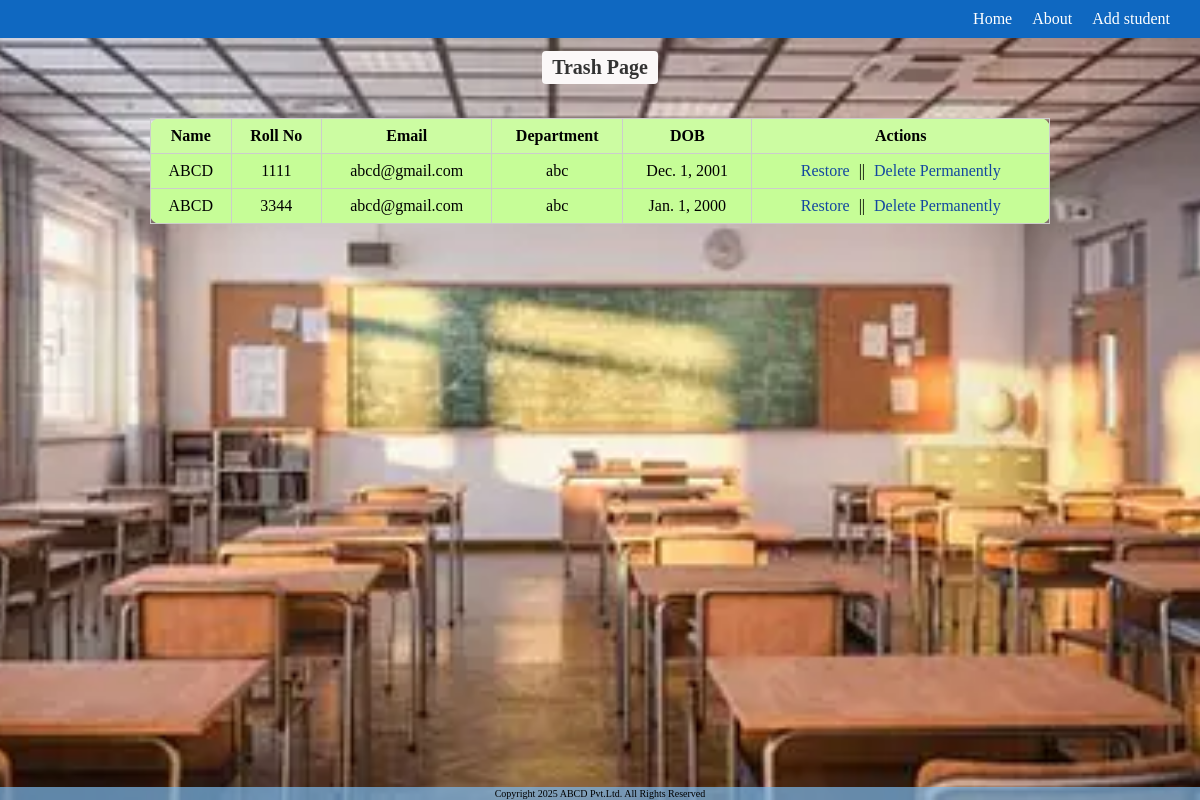
The app's page /trash/ with its own data.
### base/models.py (models this page shows, shortened)
class TempModel(models.Model):   # deleted students
    name = models.CharField(max_length=50)
    roll_number = models.IntegerField()
    email = models.EmailField()
    department = models.CharField(max_length=30)
    dob = models.DateField()

### base/views.py (the view)
# urls.py: path('trash/', trash, name='trash'),
def trash(request):
    data = TempModel.objects.all()
    return render(request, 'trash.html', {'data': data})

### base/templates/trash.html
{% extends 'main.html' %}
{% load static %}
{% block page_class %}trash-page{% endblock %}
{% block content %}
<center>
    <h1>Trash Page</h1><br>
    <table class="student-table">
        <thead>
            <tr>
                <th>Name</th>
                <th>Roll No</th>
                <th>Email</th>
                <th>Department</th>
                <th>DOB</th>
                <th>Actions</th>
            </tr>
        </thead>
        <tbody>
            {% for i in data %}
            <tr>
                <td>{{ i.name }}</td>
                <td>{{ i.roll_number }}</td>
                <td>{{ i.email }}</td>
                <td>{{ i.department }}</td>
                <td>{{ i.dob }}</td>
                <td>
                    <a class="btn-restore" href="{% url 'restore' i.id %}">Restore</a> ||
                    <a class="btn-delete" href="{% url 'permanent_delete' i.id %}">Delete Permanently</a>
                </td>
            </tr>
            {% endfor %}
        </tbody>
    </table>
</center>
{% endblock %}

### static/style.css (style rules this page uses)
.trash-page { background-image: url("images/trash.webp"); background-size:cover; background-position: center; background-repeat: no-repeat; }
html, body { height: 100%; margin: 0; padding: 0; }
body { display: flex; flex-direction: column; }
h1 { display: inline-block; background-color: #fbf8f8; padding: 5px 10px; border-radius: 4px; font-size: 20px; color: #333; }
.student-table { width: 75%; border-collapse: collapse; margin-top: 20px; background: #c6fd97; border-radius: 10px; }
.student-table th, .student-table td { border: 1px solid #ccc; padding: 8px; text-align: center; }
.student-table th { background: #f2efef1d; font-weight: bold; }
.student-table a { margin: 0 5px; text-decoration: none; color: rgb(19, 71, 160); }

### records on screen
TempModel: name "ABCD", roll_number "1111", email "abcd@gmail.com", department "abc", dob "Dec. 1, 2001"
TempModel: name "ABCD", roll_number "3344", email "abcd@gmail.com", department "abc", dob "Jan. 1, 2000"
